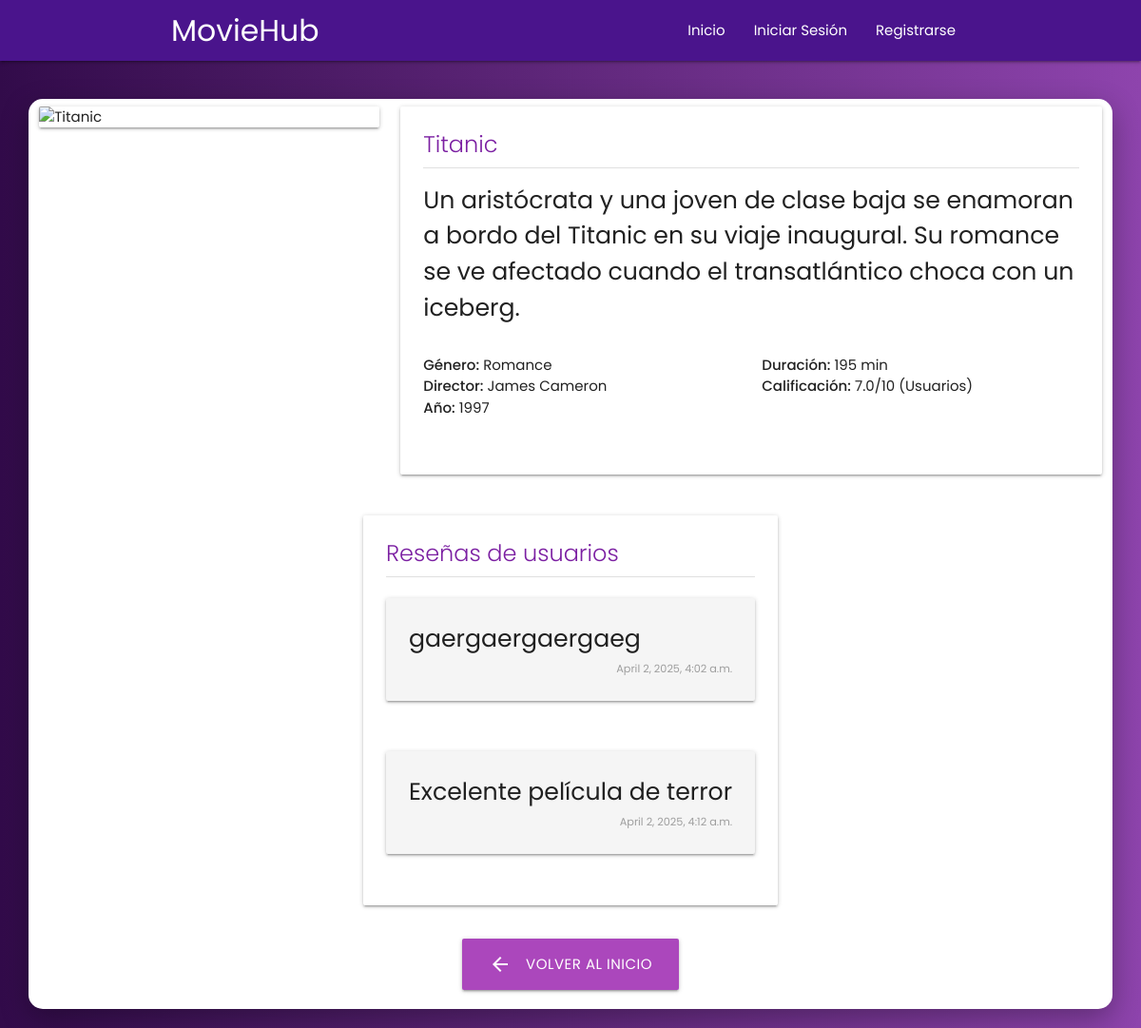
The app's page /pelicula/default-2/ with its own data.
### tasks/models.py (models this page shows, shortened)
class Interaccion(models.Model):
    user = models.ForeignKey(User, on_delete=models.CASCADE, null=True)  # Referencia al usuario de Django
    pelicula_id = models.CharField(max_length=100)  # Ahora puede ser un ID de la BD o un UUID
    accion = models.CharField(max_length=20, choices=[("reseñar", "Reseñar"), ("calificar", "Calificar"), ("guardar", "Guardar")])
    reseña = models.TextField(blank=True, null=True)
    calificacion = models.IntegerField(blank=True, null=True)
    fecha_creacion = models.DateTimeField(auto_now_add=True, null=True)  # Fecha automática al crear

### tasks/views.py (the view, shortened to what this page needs)
# urls.py: path('pelicula/<str:pelicula_id>/', views.detalle_pelicula, name='detalle_pelicula'),
def detalle_pelicula(request, pelicula_id):
    peliculas_muestra = {
        'default-1': {
            'titulo': 'Interestelar',
            'descripcion': 'Un grupo de exploradores emprende la misión más importante de la historia: viajar más allá de nuestra galaxia para descubrir si la humanidad tiene un futuro entre las estrellas.',
            'imagen': 'https://pics.filmaffinity.com/Interstellar-366875261-large.jpg',
            'genero': 'Ciencia Ficción',
            'director': 'Christopher Nolan',
            'año': '2014',
            'duracion': '169 min',
            'calificacion': '8.6/10'
        },
        'default-2': {
            'titulo': 'Titanic',
            'descripcion': 'Un aristócrata y una joven de clase baja se enamoran a bordo del Titanic en su viaje inaugural. Su romance se ve afectado cuando el transatlántico choca con un iceberg.',
            'imagen': 'https://es.web.img3.acsta.net/pictures/16/02/04/15/49/599815.jpg',
            'genero': 'Romance',
            'director': 'James Cameron',
            'año': '1997',
            'duracion': '195 min',
            'calificacion': '7.9/10'
        },
        'default-3': {
            'titulo': 'El Padrino',
            'descripcion': 'El patriarca de una dinastía del crimen organizado transfiere el control de su imperio clandestino a su reacio hijo.',
            'imagen': 'https://pics.filmaffinity.com/El_padrino-488102675-large.jpg',
            'genero': 'Drama',
            'director': 'Francis Ford Coppola',
            'año': '1972',
            'duracion': '175 min',
            'calificacion': '9.2/10'
        },
        'default-4': {
            'titulo': 'El Diario de Noah',
            'descripcion': 'Una anciana con demencia escucha la historia de un amor perdido y reencontrado a través de las páginas de un antiguo diario.',
            'imagen': 'https://m.media-amazon.com/images/I/81rXTNAr+TL._AC_UF1000,1000_QL80_.jpg',
            'genero': 'Romance',
            'director': 'Nick Cassavetes',
            'año': '2004',
            'duracion': '123 min',
            'calificacion': '7.8/10'
        },
        'default-5': {
            'titulo': 'Bajo la misma estrella',
            'descripcion': 'Dos adolescentes con cáncer se conocen en un grupo de apoyo y desarrollan una profunda conexión mientras enfrentan sus enfermedades.',
            'imagen': 'https://pics.filmaffinity.com/the_fault_in_our_stars-259624288-large.jpg',
            'genero': 'Romance',
            'director': 'Josh Boone',
            'año': '2014',
            'duracion': '126 min',
            'calificacion': '7.7/10'
        },
        'default-6': {
            'titulo': 'El Conjuro',
            'descripcion': 'Basada en un caso real, los investigadores paranormales Ed y Lorraine Warren ayudan a una familia aterrorizada por una presencia oscura en su casa.',
            'imagen': 'https://pics.filmaffinity.com/Expediente_Warren_The_Conjuring-153245956-large.jpg',
            'genero': 'Terror',
            'director': 'James Wan',
            'año': '2013',
            'duracion': '112 min',
            'calificacion': '7.5/10'
        },
        'default-7': {
            'titulo': 'El Resplandor',
            'descripcion': 'Un escritor acepta un trabajo como cuidador de un hotel aislado durante el invierno, donde una siniestra presencia influye en él y aterroriza a su familia.',
            'imagen': 'https://pics.filmaffinity.com/El_resplandor-526136262-large.jpg',
            'genero': 'Terror',
            'director': 'Stanley Kubrick',
            'año': '1980',
            'duracion': '146 min',
            'calificacion': '8.4/10'
        },
        'default-8': {
            'titulo': 'It',
            'descripcion': 'En un pequeño pueblo, un grupo de niños debe enfrentarse a sus mayores miedos cuando un malvado payaso resurge, responsable de la desaparición de varios niños.',
            'imagen': 'https://pics.filmaffinity.com/It-844355670-large.jpg',
            'genero': 'Terror',
            'director': 'Andy Muschietti',
            'año': '2017',
            'duracion': '135 min',
            'calificacion': '7.3/10'
        },
        'default-9': {
            'titulo': 'Matrix',
            'descripcion': 'Un programador informático descubre que el mundo en el que vive es una simulación digital controlada por máquinas que han esclavizado a la humanidad.',
            'imagen': 'https://pics.filmaffinity.com/The_Matrix-155050517-large.jpg',
            'genero': 'Ciencia Ficción',
            'director': 'Lana y Lilly Wachowski',
            'año': '1999',
            'duracion': '136 min',
            'calificacion': '8.7/10'
        },
        'default-10': {
            'titulo': 'Blade Runner 2049',
            'descripcion': 'Un blade runner descubre un secreto que podría desestabilizar la sociedad, lo que lo lleva a buscar a Rick Deckard, quien ha estado desaparecido por 30 años.',
            'imagen': 'https://pics.filmaffinity.com/Blade_Runner_2049-202270567-large.jpg',
            'genero': 'Ciencia Ficción',
            'director': 'Denis Villeneuve',
            'año': '2017',
            'duracion': '163 min',
            'calificacion': '8.0/10'
        },
        'default-11': {
            'titulo': 'Buscando a Nemo',
            'descripcion': 'Un pez payaso sobreprotector que, junto a un pez cirujano con pérdida de memoria, busca a su hijo capturado.',
            'imagen': 'https://m.media-amazon.com/images/I/81montw1gVL._AC_UF1000,1000_QL80_.jpg',
            'genero': 'Animación',
            'director': 'Andrew Stanton',
            'año': '2003',
            'duracion': '100 min',
            'calificacion': '8.2/10'
        },
        'default-12': {
            'titulo': 'Parasitos',
            'descripcion': 'Una familia pobre se infiltra en el servicio de una familia rica, con consecuencias inesperadas.',
            'imagen': 'https://pics.filmaffinity.com/Parasite-406070218-large.jpg',
            'genero': 'Drama',
            'director': 'Bong Joon-ho',
            'año': '2019',
            'duracion': '132 min',
            'calificacion': '8.6/10'
        },
        'default-13': {
            'titulo': 'Spiderman into the Spiderverse',
            'descripcion': 'Miles Morales se convierte en Spider-Man y conoce a otros Spider-People de diferentes dimensiones.',
            'imagen': 'https://m.media-amazon.com/images/I/A1GbxGqXCxL._AC_UF1000,1000_QL80_.jpg',
            'genero': 'Animación',
            'director': 'Bob Persichetti, Peter Ramsey, Rodney Rothman',
            'año': '2018',
            'duracion': '117 min',
            'calificacion': '8.4/10'
        }
    }
    try:
        if str(pelicula_id).startswith('default-'):
            pelicula = peliculas_muestra.get(str(pelicula_id))
            if not pelicula:
                messages.error(request, "Película no encontrada.")
                return redirect('home')
        reseñas = Interaccion.objects.filter(pelicula_id=str(pelicula_id), accion='reseñar').exclude(reseña__isnull=True).exclude(reseña="")
        calificaciones = Interaccion.objects.filter(pelicula_id=str(pelicula_id), accion='calificar').exclude(calificacion__isnull=True)
        calificacion_promedio = None
        if calificaciones.exists():
            total = 0
            count = 0
            for cal in calificaciones:
                if cal.calificacion:
                    try:
                        total += int(cal.calificacion)
                        count += 1
                    except (ValueError, TypeError):
                        pass
            if count > 0:
                calificacion_promedio = round(total / count, 1)
        return render(request, 'detalle_pelicula.html', {
            'pelicula': pelicula,
            'pelicula_id': pelicula_id,
            'reseñas': reseñas,
            'calificacion_promedio': calificacion_promedio
        })
    except Exception as e:
        messages.error(request, f"Error al cargar la película: {str(e)}")
        return redirect('home')

### tasks/templates/detalle_pelicula.html (shortened to what this page needs)
{% extends 'base.html' %}
{% block content %}
<div class="containerBox">
    <div class="row">
        <div class="col s12 m4">
            <div class="card">
                <div class="card-image">
                    <img src="{{ pelicula.imagen }}" alt="{{ pelicula.titulo }}">
                </div>
            </div>
        </div>
        <div class="col s12 m8">
            <div class="card">
                <div class="card-content">
                    <span class="card-title purple-text text-darken-2">{{ pelicula.titulo }}</span>
                    <div class="divider"></div>
                    <div class="section">
                        <p class="flow-text">{{ pelicula.descripcion }}</p>
                    </div>
                    <div class="section">
                        <div class="row">
                            <div class="col s12 m6">
                                <p><strong>Género:</strong> {{ pelicula.genero }}</p>
                                <p><strong>Director:</strong> {{ pelicula.director }}</p>
                                <p><strong>Año:</strong> {{ pelicula.año }}</p>
                            </div>
                            <div class="col s12 m6">
                                <p><strong>Duración:</strong> {{ pelicula.duracion }}</p>
                                <p>
                                    <strong>Calificación:</strong>
                                    {% if calificacion_promedio %}
                                        {{ calificacion_promedio }}/10 (Usuarios)
                                    {% else %}
                                        {{ pelicula.calificacion }} (IMDB)
                                    {% endif %}
                                </p>
                            </div>
                        </div>
                    </div>
                </div>
            </div>
        </div>
    </div>
    <div class="row">
        <div class="col s12">
            <div class="card">
                <div class="card-content">
                    <span class="card-title purple-text text-darken-2">Reseñas de usuarios</span>
                    <div class="divider"></div>
                    {% if reseñas %}
                        {% for reseña in reseñas %}
                            <div class="section">
                                <div class="card-panel grey lighten-4">
                                    <p class="flow-text">{{ reseña.reseña }}</p>
                                    <div class="right-align">
                                        <small class="grey-text">{{ reseña.fecha_creacion|default:"" }}</small>
                                    </div>
                                </div>
                            </div>
                        {% endfor %}
                    {% else %}
                        <div class="section center-align">
                            <p>No hay reseñas para esta película todavía. ¡Sé el primero en opinar!</p>
                        </div>
                    {% endif %}
                </div>
            </div>
        </div>
    </div>
    <div class="row center-align">
        <a href="{% url 'home' %}" class="btn-large purple lighten-1 waves-effect waves-light">
            <i class="material-icons left">arrow_back</i>Volver al inicio
        </a>
    </div>
</div>
{% endblock %}

### tasks/templates/base.html (style rules this page uses)
body { background: linear-gradient(to right, #320b4a, #8e44ad); font-family: 'Poppins', sans-serif; display: flex; min-height: 100vh; flex-direction: column; }
.containerBox { margin:auto; display: flex; width: 1500px; background: white; border-radius: 15px; overflow: hidden; box-shadow: 0px 10px 30px rgba(0, 0, 0, 0.3); }
@media only screen and (max-width: 1600px) { .containerBox { width: 95%; flex-direction: column; } }

### records on screen
Interaccion: reseña "gaergaergaergaeg", fecha_creacion "April 2, 2025, 4:02 a.m."
Interaccion: reseña "Excelente película de terror", fecha_creacion "April 2, 2025, 4:12 a.m."

### other values on screen
{{ pelicula.titulo }} "Titanic"
{{ pelicula.descripcion }} "Un aristócrata y una joven de clase baja se enamoran a bordo del Titanic en su viaje inaugural. Su romance se ve afectado cuando el transatlántico choca con un iceberg."
{{ pelicula.genero }} "Romance"
{{ pelicula.director }} "James Cameron"
{{ pelicula.año }} "1997"
{{ pelicula.duracion }} "195 min"
{{ calificacion_promedio }} "7.0"
